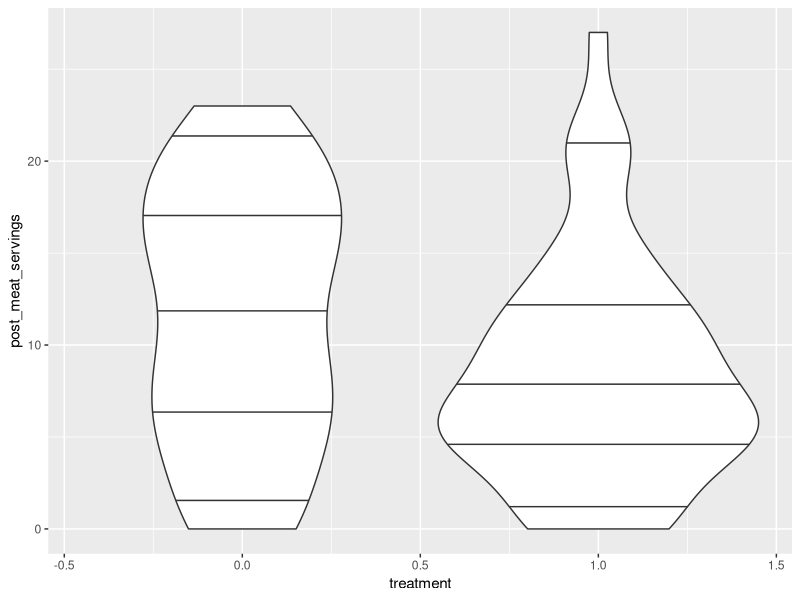
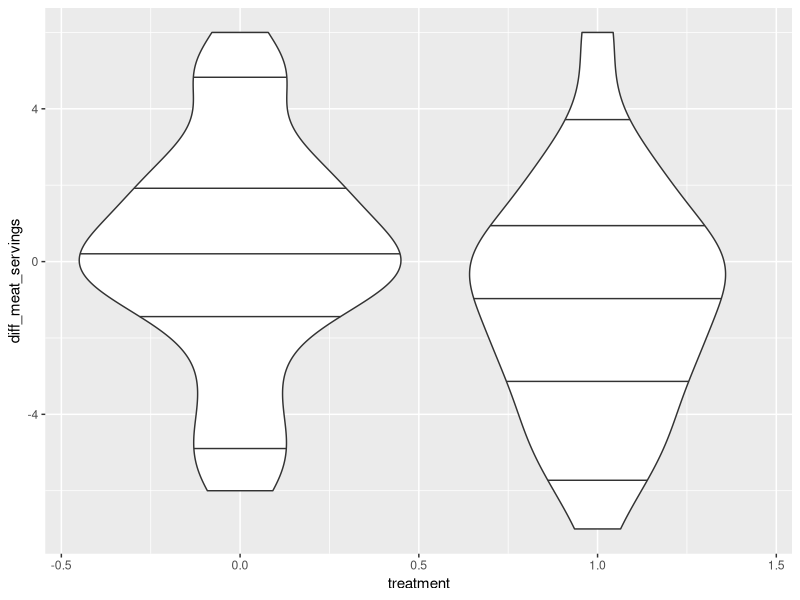
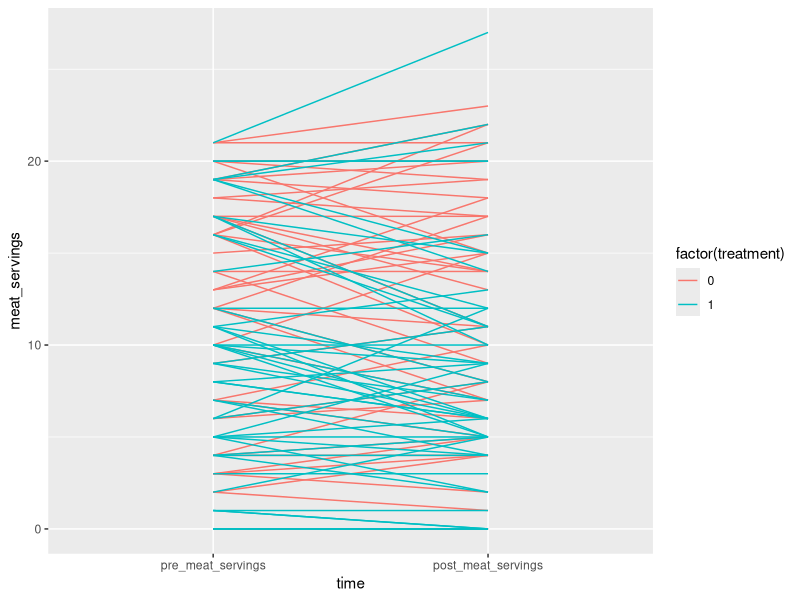

Here is the R script that generated these plots, in order:
library(ggplot2)
library(dplyr)
library(tidyr)

simulate_data <- function(n, treatment_effect){
  # Simulate independent variables
  min_meat <- 0
  max_meat <- 21
  pre_meat_servings <- round(runif(n, min_meat, max_meat), digits = 0)
  treatment <- c(rep(0, n/2), rep(1, n/2))
  
  # Simulate dependent variables
  post_meat_servings = rpois(n, pre_meat_servings * exp(treatment_effect * treatment) + 0.01)
  
  simulated_data = tibble(post_meat_servings, pre_meat_servings, treatment)
  return(simulated_data)
}

sim_data_and_fit_model <- function(sample_size, number_simulations) {
  treatment_effects = rnorm(number_simulations, -0.2, 0.1)
  data = vector("list", number_simulations)
  glm_fits = vector("list", number_simulations)
  for (i in seq_len(number_simulations)) {
    data[[i]] <- simulate_data(sample_size, treatment_effects[i])
    glm_fits[[i]] <- glm( post_meat_servings ~ pre_meat_servings + treatment,
                data = data[[i]],
                family = "poisson"
                )
  }
  return(list(data = data, glm_fits = glm_fits))
}

sim_data = simulate_data(100, -0.2)

sample_size = 160
number_simulations = 1000
list_of_sims = sim_data_and_fit_model(sample_size, number_simulations)

coefficients(summary(list_of_sims[["glm_fits"]][[1]]))[3,4]

###
# Descriptive Stats
###

significants = rep(0, number_simulations)
for(i in seq_len(number_simulations)){
  significants[[i]] = coefficients(summary(list_of_sims[["glm_fits"]][[i]]))[3,4]
}

summary(significants)

mean(significants < 0.05)

###
# Visualizations
###

ggplot(data = sim_data, aes(x = treatment, y = post_meat_servings, group= treatment)) +
  geom_violin(draw_quantiles = c(0.05,0.25,0.5,0.75,0.95))
sim_data <- sim_data %>%
  mutate(diff_meat_servings=post_meat_servings-pre_meat_servings)
ggplot(data = sim_data, aes(x = treatment, y = diff_meat_servings, group= treatment)) +
  geom_violin(draw_quantiles = c(0.05,0.25,0.5,0.75,0.95))

meat_long = sim_data %>%
  mutate(id = 1:nrow(sim_data)) %>%
  pivot_longer(c(post_meat_servings, pre_meat_servings),names_to = "time", values_to = "meat_servings") %>%
  mutate(time=factor(time, levels = c("pre_meat_servings", "post_meat_servings")))
ggplot(data = meat_long, aes(x = time, y = meat_servings, group = id, color = factor(treatment))) + geom_line()


####





